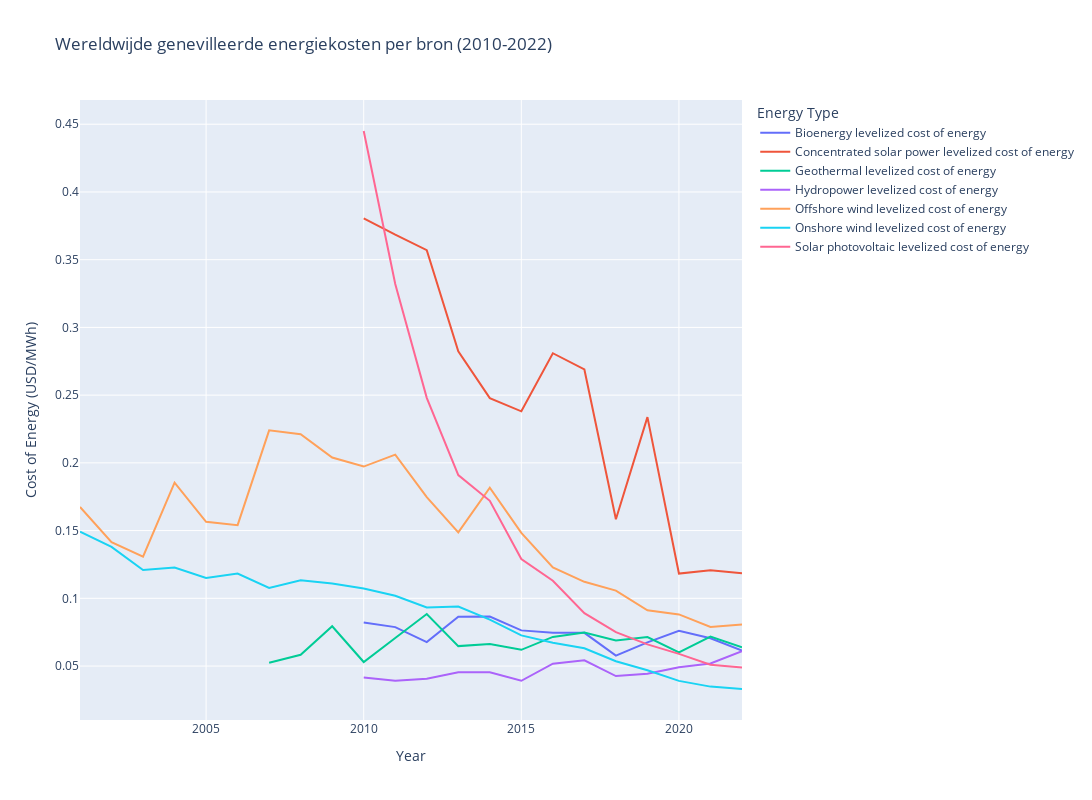

Notebook code cell kept with this figure:
### Markdown cell above
## Argument 3: De kosten van hernieuwbare energieen dalen

Over de afgelopen 23 jaar zien we dat de kosten van alle hernieuwbare energieen is gedaald. Van alle hernieuwbare energiebronnen zien we dat vooral de kosten van energie uit zonnepanelen zijn gedaald. Dit zou kunnen doordat de technologieen efficienter zijn geworden. Uit onderzoek (Roser, 2020) blijkt deze hypothese te kloppen; het aantal transistors per microchip is de afgelopen jaren exponentieel toegenomen

### Code cell
%run costs_sources.ipynb

### Figure 1 — Plotly figure (JSON) as saved in the notebook; plotly's stock layout.template omitted (floating-point values rounded to 4 significant figures)
{"data": [{"hovertemplate": "Energy Type=Bioenergy levelized cost of energy<br>Year=%{x}<br>Cost of Energy (USD/MWh)=%{y}<extra></extra>", "legendgroup": "Bioenergy levelized cost of energy", "line": {"color": "#636efa", "dash": "solid"}, "marker": {"symbol": "circle"}, "mode": "lines", "name": "Bioenergy levelized cost of energy", "orientation": "v", "showlegend": true, "type": "scatter", "x": [2001, 2002, 2003, 2004, 2005, 2006, 2007, 2008, 2009, 2010, 2011, 2012, 2013, 2014, 2015, 2016, 2017, 2018, 2019, 2020, 2021, 2022], "xaxis": "x", "y": [null, null, null, null, null, null, null, null, null, 0.08212, 0.07875, 0.06766, 0.08641, 0.08658, 0.07633, 0.07462, 0.07451, 0.0577, 0.06748, 0.07601, 0.07052, 0.06147], "yaxis": "y"}, {"hovertemplate": "Energy Type=Concentrated solar power levelized cost of energy<br>Year=%{x}<br>Cost of Energy (USD/MWh)=%{y}<extra></extra>", "legendgroup": "Concentrated solar power levelized cost of energy", "line": {"color": "#EF553B", "dash": "solid"}, "marker": {"symbol": "circle"}, "mode": "lines", "name": "Concentrated solar power levelized cost of energy", "orientation": "v", "showlegend": true, "type": "scatter", "x": [2001, 2002, 2003, 2004, 2005, 2006, 2007, 2008, 2009, 2010, 2011, 2012, 2013, 2014, 2015, 2016, 2017, 2018, 2019, 2020, 2021, 2022], "xaxis": "x", "y": [null, null, null, null, null, null, null, null, null, 0.3805, 0.3684, 0.357, 0.2824, 0.2478, 0.2381, 0.2809, 0.269, 0.1583, 0.2338, 0.1183, 0.1207, 0.1185], "yaxis": "y"}, {"hovertemplate": "Energy Type=Geothermal levelized cost of energy<br>Year=%{x}<br>Cost of Energy (USD/MWh)=%{y}<extra></extra>", "legendgroup": "Geothermal levelized cost of energy", "line": {"color": "#00cc96", "dash": "solid"}, "marker": {"symbol": "circle"}, "mode": "lines", "name": "Geothermal levelized cost of energy", "orientation": "v", "showlegend": true, "type": "scatter", "x": [2001, 2002, 2003, 2004, 2005, 2006, 2007, 2008, 2009, 2010, 2011, 2012, 2013, 2014, 2015, 2016, 2017, 2018, 2019, 2020, 2021, 2022], "xaxis": "x", "y": [null, null, null, null, null, null, 0.0525, 0.05831, 0.07937, 0.05297, 0.07069, 0.08841, 0.06472, 0.06633, 0.06198, 0.07149, 0.07479, 0.06887, 0.07141, 0.06001, 0.07173, 0.06385], "yaxis": "y"}, {"hovertemplate": "Energy Type=Hydropower levelized cost of energy<br>Year=%{x}<br>Cost of Energy (USD/MWh)=%{y}<extra></extra>", "legendgroup": "Hydropower levelized cost of energy", "line": {"color": "#ab63fa", "dash": "solid"}, "marker": {"symbol": "circle"}, "mode": "lines", "name": "Hydropower levelized cost of energy", "orientation": "v", "showlegend": true, "type": "scatter", "x": [2001, 2002, 2003, 2004, 2005, 2006, 2007, 2008, 2009, 2010, 2011, 2012, 2013, 2014, 2015, 2016, 2017, 2018, 2019, 2020, 2021, 2022], "xaxis": "x", "y": [null, null, null, null, null, null, null, null, null, 0.04161, 0.03912, 0.0407, 0.04549, 0.04543, 0.03913, 0.05178, 0.05427, 0.04263, 0.04431, 0.04919, 0.05188, 0.06097], "yaxis": "y"}, {"hovertemplate": "Energy Type=Offshore wind levelized cost of energy<br>Year=%{x}<br>Cost of Energy (USD/MWh)=%{y}<extra></extra>", "legendgroup": "Offshore wind levelized cost of energy", "line": {"color": "#FFA15A", "dash": "solid"}, "marker": {"symbol": "circle"}, "mode": "lines", "name": "Offshore wind levelized cost of energy", "orientation": "v", "showlegend": true, "type": "scatter", "x": [2001, 2002, 2003, 2004, 2005, 2006, 2007, 2008, 2009, 2010, 2011, 2012, 2013, 2014, 2015, 2016, 2017, 2018, 2019, 2020, 2021, 2022], "xaxis": "x", "y": [0.1674, 0.1414, 0.1307, 0.1854, 0.1565, 0.154, 0.224, 0.2212, 0.2039, 0.1973, 0.2061, 0.1747, 0.1487, 0.1816, 0.1483, 0.1228, 0.1122, 0.1057, 0.09118, 0.0881, 0.07884, 0.08065], "yaxis": "y"}, {"hovertemplate": "Energy Type=Onshore wind levelized cost of energy<br>Year=%{x}<br>Cost of Energy (USD/MWh)=%{y}<extra></extra>", "legendgroup": "Onshore wind levelized cost of energy", "line": {"color": "#19d3f3", "dash": "solid"}, "marker": {"symbol": "circle"}, "mode": "lines", "name": "Onshore wind levelized cost of energy", "orientation": "v", "showlegend": true, "type": "scatter", "x": [2001, 2002, 2003, 2004, 2005, 2006, 2007, 2008, 2009, 2010, 2011, 2012, 2013, 2014, 2015, 2016, 2017, 2018, 2019, 2020, 2021, 2022], "xaxis": "x", "y": [0.1492, 0.1379, 0.1208, 0.1227, 0.115, 0.1183, 0.1077, 0.1133, 0.111, 0.1072, 0.1019, 0.09328, 0.09389, 0.0843, 0.07263, 0.06726, 0.06313, 0.05358, 0.04694, 0.03906, 0.03482, 0.03306], "yaxis": "y"}, {"hovertemplate": "Energy Type=Solar photovoltaic levelized cost of energy<br>Year=%{x}<br>Cost of Energy (USD/MWh)=%{y}<extra></extra>", "legendgroup": "Solar photovoltaic levelized cost of energy", "line": {"color": "#FF6692", "dash": "solid"}, "marker": {"symbol": "circle"}, "mode": "lines", "name": "Solar photovoltaic levelized cost of energy", "orientation": "v", "showlegend": true, "type": "scatter", "x": [2001, 2002, 2003, 2004, 2005, 2006, 2007, 2008, 2009, 2010, 2011, 2012, 2013, 2014, 2015, 2016, 2017, 2018, 2019, 2020, 2021, 2022], "xaxis": "x", "y": [null, null, null, null, null, null, null, null, null, 0.445, 0.332, 0.248, 0.191, 0.172, 0.129, 0.113, 0.089, 0.075, 0.066, 0.059, 0.051, 0.049], "yaxis": "y"}], "layout": {"height": 800, "legend": {"title": {"text": "Energy Type"}, "tracegroupgap": 0}, "title": {"text": "Wereldwijde genevilleerde energiekosten per bron (2010-2022)"}, "width": 1500, "xaxis": {"anchor": "y", "autorange": true, "domain": [0, 1], "range": [2001, 2022], "title": {"text": "Year"}, "type": "linear"}, "yaxis": {"anchor": "x", "autorange": true, "domain": [0, 1], "range": [0.01017, 0.4679], "title": {"text": "Cost of Energy (USD/MWh)"}, "type": "linear"}}}
